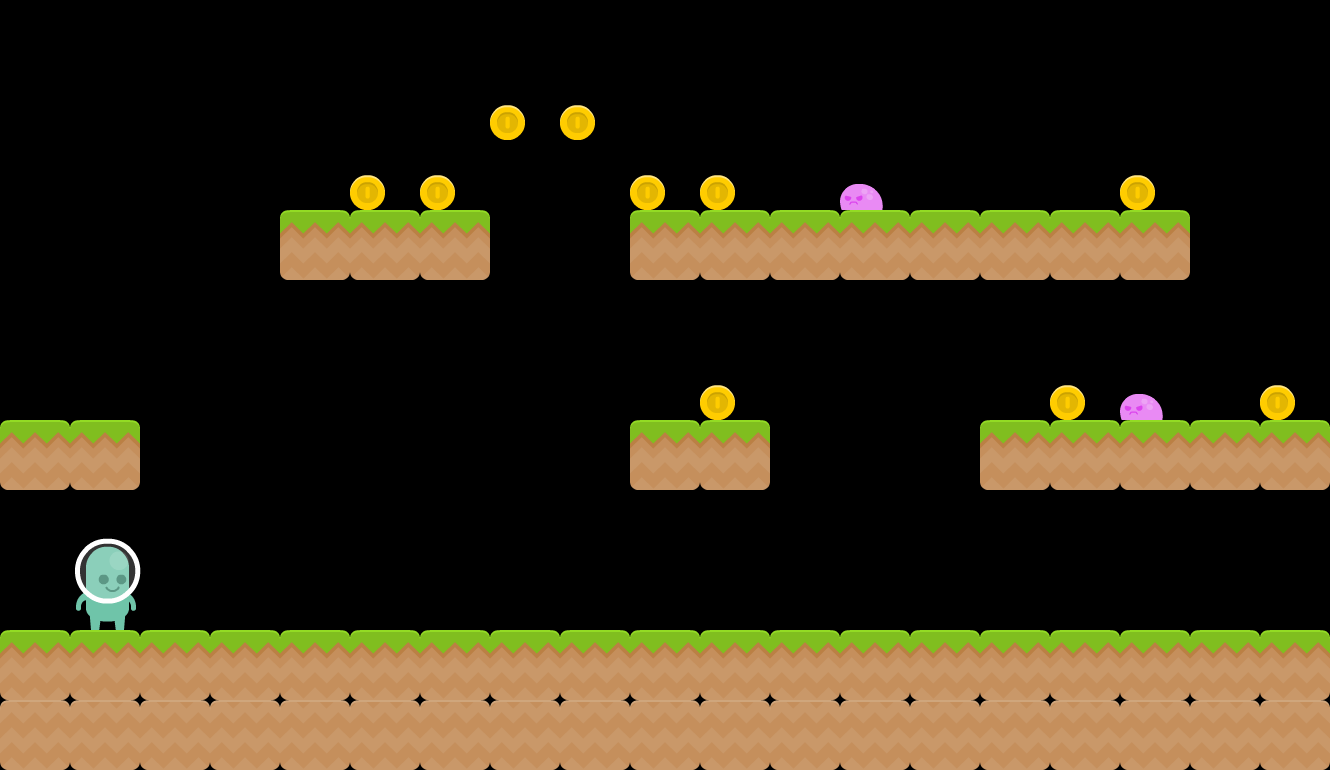

Rendered tile map (Tiled .tmx) drawn with the repository's tilesets; below, a short description and the full map source, tile grids included:
An orthogonal 19x11 tile map with 70x70 px tiles, 1 tile layer (Tile Layer 1), 5 tilesets.

<map version="1.0" orientation="orthogonal" renderorder="right-down" width="19" height="11" tilewidth="70" tileheight="70" nextobjectid="1">
 <tileset firstgid="1" name="ground" tilewidth="70" tileheight="70" tilecount="1">
  <image source="../Art/ground.png" width="70" height="70" />
 </tileset>
 <tileset firstgid="2" name="ground_dirt" tilewidth="70" tileheight="70" tilecount="1">
  <image source="../Art/ground_dirt.png" width="70" height="70" />
 </tileset>
 <tileset firstgid="3" name="walk0001" tilewidth="75" tileheight="96" tilecount="1">
  <image source="../Art/character/walk/walk0001.png" width="75" height="96" />
 </tileset>
 <tileset firstgid="4" name="slime_walk" tilewidth="43" tileheight="26" tilecount="1">
  <image source="../Art/enemies/slime_walk.png" width="43" height="26" />
 </tileset>
 <tileset firstgid="5" name="coin_gold" tilewidth="35" tileheight="35" tilecount="1">
  <image source="../Art/coin_gold.png" width="35" height="35" />
 </tileset>
 <layer name="Tile Layer 1" width="19" height="11">
  <data encoding="csv">
0,0,0,0,0,0,0,0,0,0,0,0,0,0,0,0,0,0,0,
0,0,0,0,0,0,0,5,5,0,0,0,0,0,0,0,0,0,0,
0,0,0,0,0,5,5,0,0,5,5,0,4,0,0,0,5,0,0,
0,0,0,0,1,1,1,0,0,1,1,1,1,1,1,1,1,0,0,
0,0,0,0,0,0,0,0,0,0,0,0,0,0,0,0,0,0,0,
0,0,0,0,0,0,0,0,0,0,5,0,0,0,0,5,4,0,5,
1,1,0,0,0,0,0,0,0,1,1,0,0,0,1,1,1,1,1,
0,0,0,0,0,0,0,0,0,0,0,0,0,0,0,0,0,0,0,
0,3,0,0,0,0,0,0,0,0,0,0,0,0,0,0,0,0,0,
1,1,1,1,1,1,1,1,1,1,1,1,1,1,1,1,1,1,1,
2,2,2,2,2,2,2,2,2,2,2,2,2,2,2,2,2,2,2
</data>
 </layer>
</map>
